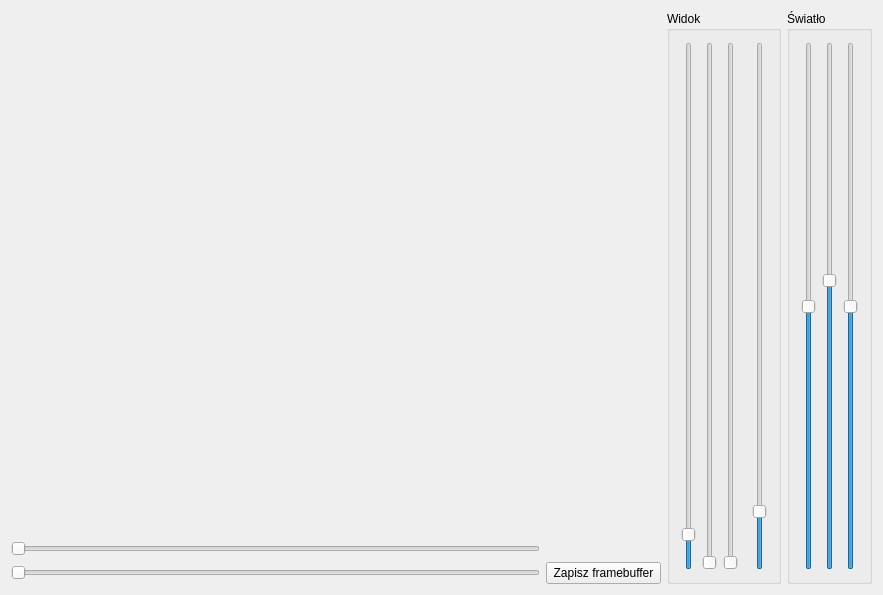
<?xml version="1.0" encoding="UTF-8"?>
<ui version="4.0">
 <class>MainWindow</class>
 <widget class="QMainWindow" name="MainWindow">
  <property name="geometry">
   <rect>
    <x>0</x>
    <y>0</y>
    <width>883</width>
    <height>595</height>
   </rect>
  </property>
  <property name="windowTitle">
   <string>MainWindow</string>
  </property>
  <widget class="QWidget" name="centralWidget">
   <layout class="QGridLayout" name="gridLayout">
    <item row="2" column="0">
     <widget class="QSlider" name="horizontalSlider_Slider">
      <property name="maximum">
       <number>10000</number>
      </property>
      <property name="orientation">
       <enum>Qt::Horizontal</enum>
      </property>
     </widget>
    </item>
    <item row="0" column="6" rowspan="3">
     <widget class="QGroupBox" name="groupBoxLight">
      <property name="sizePolicy">
       <sizepolicy hsizetype="Maximum" vsizetype="Preferred">
        <horstretch>0</horstretch>
        <verstretch>0</verstretch>
       </sizepolicy>
      </property>
      <property name="title">
       <string>Światło</string>
      </property>
      <layout class="QHBoxLayout" name="horizontalLayout_2">
       <item>
        <widget class="QSlider" name="verticalSliderLightX">
         <property name="minimum">
          <number>-100</number>
         </property>
         <property name="maximum">
          <number>100</number>
         </property>
         <property name="value">
          <number>0</number>
         </property>
         <property name="orientation">
          <enum>Qt::Vertical</enum>
         </property>
        </widget>
       </item>
       <item>
        <widget class="QSlider" name="verticalSliderLightY">
         <property name="minimum">
          <number>-100</number>
         </property>
         <property name="maximum">
          <number>100</number>
         </property>
         <property name="value">
          <number>10</number>
         </property>
         <property name="orientation">
          <enum>Qt::Vertical</enum>
         </property>
        </widget>
       </item>
       <item>
        <widget class="QSlider" name="verticalSliderLightZ">
         <property name="minimum">
          <number>-100</number>
         </property>
         <property name="maximum">
          <number>100</number>
         </property>
         <property name="orientation">
          <enum>Qt::Vertical</enum>
         </property>
        </widget>
       </item>
      </layout>
     </widget>
    </item>
    <item row="0" column="5" rowspan="3">
     <widget class="QGroupBox" name="groupBoxView">
      <property name="sizePolicy">
       <sizepolicy hsizetype="Maximum" vsizetype="Preferred">
        <horstretch>0</horstretch>
        <verstretch>0</verstretch>
       </sizepolicy>
      </property>
      <property name="title">
       <string>Widok</string>
      </property>
      <layout class="QHBoxLayout" name="horizontalLayout">
       <item>
        <widget class="QSlider" name="verticalSliderRotX">
         <property name="maximum">
          <number>3600</number>
         </property>
         <property name="value">
          <number>200</number>
         </property>
         <property name="orientation">
          <enum>Qt::Vertical</enum>
         </property>
        </widget>
       </item>
       <item>
        <widget class="QSlider" name="verticalSliderRotZ">
         <property name="maximum">
          <number>3600</number>
         </property>
         <property name="orientation">
          <enum>Qt::Vertical</enum>
         </property>
        </widget>
       </item>
       <item>
        <widget class="QSlider" name="verticalSliderRotY">
         <property name="maximum">
          <number>3600</number>
         </property>
         <property name="orientation">
          <enum>Qt::Vertical</enum>
         </property>
        </widget>
       </item>
       <item>
        <spacer name="horizontalSpacer">
         <property name="orientation">
          <enum>Qt::Horizontal</enum>
         </property>
         <property name="sizeType">
          <enum>QSizePolicy::Fixed</enum>
         </property>
         <property name="sizeHint" stdset="0">
          <size>
           <width>8</width>
           <height>20</height>
          </size>
         </property>
        </spacer>
       </item>
       <item>
        <widget class="QSlider" name="verticalSliderZoom">
         <property name="maximum">
          <number>1000</number>
         </property>
         <property name="value">
          <number>100</number>
         </property>
         <property name="orientation">
          <enum>Qt::Vertical</enum>
         </property>
        </widget>
       </item>
      </layout>
     </widget>
    </item>
    <item row="2" column="1">
     <widget class="QPushButton" name="pushButton">
      <property name="text">
       <string> Zapisz framebuffer </string>
      </property>
     </widget>
    </item>
    <item row="0" column="0" colspan="2">
     <widget class="WidgetOpenGL" name="widgetOpenGL" native="true">
      <property name="minimumSize">
       <size>
        <width>200</width>
        <height>200</height>
       </size>
      </property>
     </widget>
    </item>
    <item row="1" column="0">
     <widget class="QSlider" name="horizontal_slider_shadow">
      <property name="maximum">
       <number>10000</number>
      </property>
      <property name="orientation">
       <enum>Qt::Horizontal</enum>
      </property>
     </widget>
    </item>
   </layout>
  </widget>
 </widget>
 <layoutdefault spacing="6" margin="11"/>
 <customwidgets>
  <customwidget>
   <class>WidgetOpenGL</class>
   <extends>QWidget</extends>
   <header location="global">widgetopengl.h</header>
   <container>1</container>
   <slots>
    <slot>v_transform()</slot>
   </slots>
  </customwidget>
 </customwidgets>
 <resources/>
 <connections/>
</ui>
